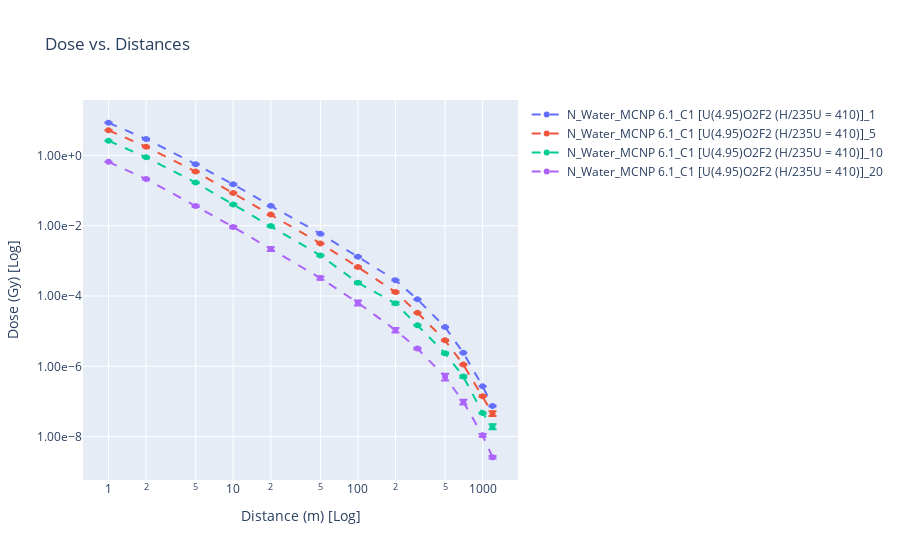

The cell this chart's notebook holds for it:
### Code cell
create_filter_plot(data)

### Figure 1 — Plotly figure (JSON) as saved in the notebook; plotly's stock layout.template omitted (floating-point values rounded to 4 significant figures)
{"data": [{"error_y": {"array": [0.1765, 0.08362, 0.01843, 0.005787, 0.0009001, 0.0001636, 4.696e-05, 7.836e-06, 1.928e-06, 3.221e-07, 4.786e-08, 4.356e-09, 2.547e-09], "type": "data", "visible": true}, "line": {"dash": "dash"}, "mode": "lines+markers", "name": "N_Water_MCNP 6.1_C1 [U(4.95)O2F2 (H/235U = 410)]_1", "type": "scatter", "x": [1, 2, 5, 10, 20, 50, 100, 200, 300, 500, 700, 1000, 1200], "y": [8.485, 2.924, 0.5618, 0.1499, 0.03689, 0.005885, 0.001304, 0.0002819, 8.031e-05, 1.309e-05, 2.417e-06, 2.689e-07, 7.448e-08]}, {"error_y": {"array": [0.09029, 0.05522, 0.01126, 0.002608, 0.0005841, 9.723e-05, 3e-05, 6.377e-06, 9.192e-07, 2.479e-07, 4.222e-08, 8.336e-09, 7.18e-09], "type": "data", "visible": true}, "line": {"dash": "dash"}, "mode": "lines+markers", "name": "N_Water_MCNP 6.1_C1 [U(4.95)O2F2 (H/235U = 410)]_5", "type": "scatter", "x": [1, 2, 5, 10, 20, 50, 100, 200, 300, 500, 700, 1000, 1200], "y": [5.189, 1.759, 0.3455, 0.08524, 0.02071, 0.003136, 0.0006637, 0.0001296, 3.33e-05, 5.485e-06, 1.117e-06, 1.413e-07, 4.591e-08]}, {"error_y": {"array": [0.04352, 0.02834, 0.007142, 0.002132, 0.0003658, 7.186e-05, 1.525e-05, 4.734e-06, 4.688e-07, 1.391e-07, 3.914e-08, 1.896e-09, 3.173e-09], "type": "data", "visible": true}, "line": {"dash": "dash"}, "mode": "lines+markers", "name": "N_Water_MCNP 6.1_C1 [U(4.95)O2F2 (H/235U = 410)]_10", "type": "scatter", "x": [1, 2, 5, 10, 20, 50, 100, 200, 300, 500, 700, 1000, 1200], "y": [2.621, 0.8801, 0.1684, 0.04022, 0.009729, 0.001431, 0.0002375, 6.181e-05, 1.465e-05, 2.342e-06, 5.123e-07, 4.694e-08, 1.933e-08]}, {"error_y": {"array": [0.008242, 0.006275, 0.002003, 0.0006665, 0.0002597, 3.339e-05, 1.039e-05, 1.568e-06, 1.608e-07, 1.076e-07, 1.536e-08, 9.2e-10, 2.211e-10], "type": "data", "visible": true}, "line": {"dash": "dash"}, "mode": "lines+markers", "name": "N_Water_MCNP 6.1_C1 [U(4.95)O2F2 (H/235U = 410)]_20", "type": "scatter", "x": [1, 2, 5, 10, 20, 50, 100, 200, 300, 500, 700, 1000, 1200], "y": [0.6541, 0.2134, 0.03628, 0.009156, 0.002179, 0.0003242, 6.412e-05, 1.078e-05, 3.19e-06, 5.056e-07, 9.734e-08, 1.088e-08, 2.589e-09]}], "layout": {"autosize": true, "legend": {"title": {"text": ""}}, "showlegend": true, "title": {"text": "Dose vs. Distances"}, "xaxis": {"autorange": true, "range": [-0.1944, 3.274], "title": {"text": "Distance (m) [Log]"}, "type": "log"}, "yaxis": {"autorange": true, "range": [-9.372, 1.714], "tickformat": ".2e", "title": {"text": "Dose (Gy) [Log]"}, "type": "log"}}}
